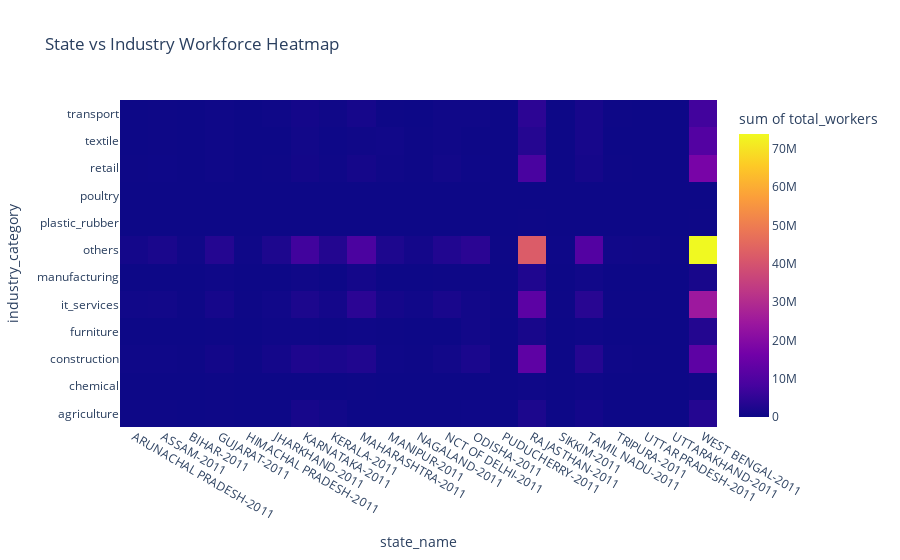

Notebook cell for this chart:
### Code cell
#State × Industry Heatmap
heatmap_df = (
    df.groupby(["state_name", "industry_category"])["total_workers"]
      .sum()
      .reset_index()
)

fig_heatmap = px.density_heatmap(
    heatmap_df,
    x="state_name",
    y="industry_category",
    z="total_workers",
    title="State vs Industry Workforce Heatmap"
)

fig_heatmap.show()

### Figure 1 — Plotly figure (JSON) as saved in the notebook; plotly's stock layout.template omitted (floating-point values rounded to 4 significant figures; data arrays with more than 128 entries replaced by an {"elided": "..."} marker saying what was removed)
{"data": [{"coloraxis": "coloraxis", "histfunc": "sum", "hovertemplate": "state_name=%{x}<br>industry_category=%{y}<br>sum of total_workers=%{z}<extra></extra>", "name": "", "type": "histogram2d", "x": {"elided": "251 str values"}, "xaxis": "x", "xbingroup": "x", "y": {"elided": "251 str values"}, "yaxis": "y", "ybingroup": "y", "z": {"elided": "251 int values"}}], "layout": {"coloraxis": {"colorbar": {"title": {"text": "sum of total_workers"}}, "colorscale": [[0, "#0d0887"], [0.1111, "#46039f"], [0.2222, "#7201a8"], [0.3333, "#9c179e"], [0.4444, "#bd3786"], [0.5556, "#d8576b"], [0.6667, "#ed7953"], [0.7778, "#fb9f3a"], [0.8889, "#fdca26"], [1, "#f0f921"]]}, "legend": {"tracegroupgap": 0}, "title": {"text": "State vs Industry Workforce Heatmap"}, "xaxis": {"anchor": "y", "domain": [0, 1], "title": {"text": "state_name"}}, "yaxis": {"anchor": "x", "domain": [0, 1], "title": {"text": "industry_category"}}}}
